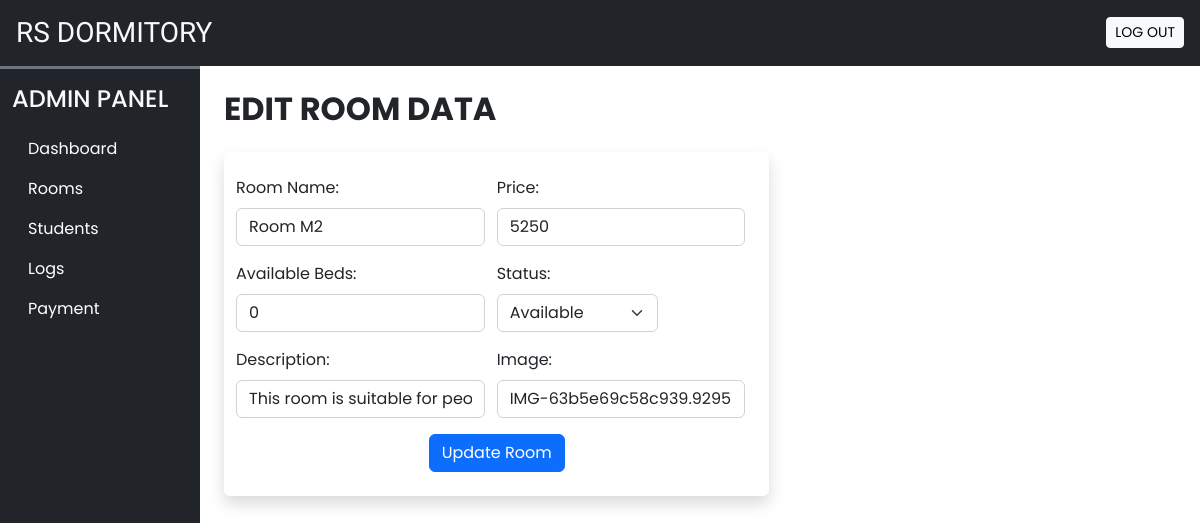
Page /function/editRoom.php?room_id=30 on the earlier database version.
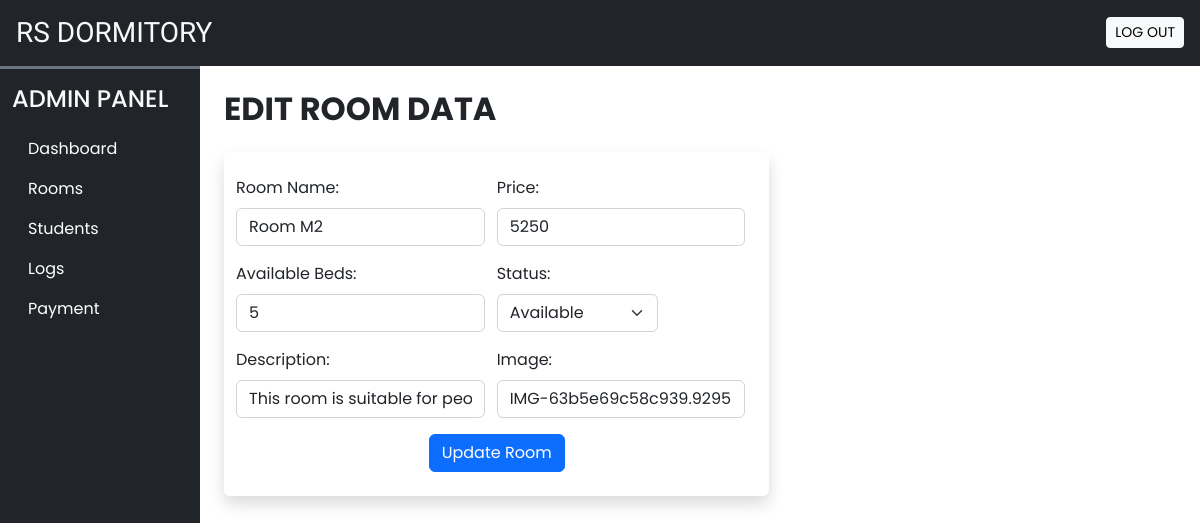
Same page on the later database version.
### tables this page shows
CREATE TABLE `room_data` (
  `room_id` int(10) UNSIGNED NOT NULL,
  `room_name` varchar(30) NOT NULL,
  `price` float NOT NULL,
  `available_beds` int(10) NOT NULL,
  `room_occupants` int(10) NOT NULL,
  `dorm_id` int(10) UNSIGNED NOT NULL,
  `status` text NOT NULL,
  `description` text NOT NULL,
  `image` text NOT NULL
);

### function/editRoom.php (the view, shortened to what this page needs)
<!DOCTYPE html>
<html>
<head>
    <?php require('../admin/inc/links.php'); ?>
</head>
<body>
    <?php require('header.php'); ?>
    <div class="container-fluid" id="main-content">
        <div class="row">
            <div class="col-lg-10 ms-auto p-4 overflow-hidden">
                <h2 class="fw-bold mb-4">EDIT ROOM DATA</h2>
                <div class="row">
                    <div class="col-md-7">
                        <?php
                        if (isset($_GET['room_id'])) {
                            $room_id = $_GET['room_id'];
                            $sql = "SELECT * FROM `room_data` WHERE room_id = $room_id";
                            $result = mysqli_query($conn, $sql);
                            if (mysqli_num_rows($result) > 0) {
                                $row = mysqli_fetch_assoc($result);
                                echo '
                                <div class="container-fluid">
                                    <div class="row">
                                            <div class="bg-white rounded shadow p-4">
                                                <form method="POST">
                                                    <div class="row" class="d-flex">
                                                        <div class="col-md-6 ps-0 mb-3">
                                                            <label class="form-label" for="room_name">Room Name:</label>
                                                            <input type="text" class="form-control shadow-none" id="room_name" name="room_name" value="' . $row['room_name'] . '">
                                                        </div>
                                                        <div class="col-md-6 ps-0 mb-3">
                                                            <label class="form-label" for="price">Price:</label>
                                                            <input type="number"  class="form-control shadow-none" id="price" name="price" value="' . $row['price'] . '">
                                                        </div>
                                                        <div class="col-md-6 ps-0 mb-3">
                                                            <label class="form-label" for="available_beds">Available Beds:</label>
                                                            <input type="text"  class="form-control shadow-none" id="available_beds" name="available_beds" value="' . $row['available_beds'] . '">
                                                        </div>
                                                        <div class="col-md-4 ps-0 mb-3">
                                                            <label class="form-label" for="status">Status: </label>
                                                            <select name="status" class="form-select shadow-none "  value="' . $row['status'] . '" >
                                                                <option value="Available">Available</option>
                                                            </select>
                                                        </div>
                                                        <div class="col-md-6 ps-0 mb-3">
                                                            <label class="form-label" for="description">Description:</label>
                                                            <input type="text"  class="form-control shadow-none" id="description" name="description" value="' . $row['description'] . '">
                                                        </div>
                                                        <div class="col-md-6 ps-0 mb-3">
                                                            <label class="form-label" for="image">Image:</label>
                                                            <input type="text"  class="form-control shadow-none" id="image" name="image" value="' . $row['image'] . '">
                                                        </div>
                                                    </div>
                                                    <div class="d-flex justify-content-evenly">
                                                    <button type="submit" name="submit" class="btn btn-md text-white btn-primary shadow-none">Update Room</button>
                                                    </div>
                                                 </form>
                                        </div>
                                    </div>
                                </div>';
                            }
                        }
                        ?>
                    </div>
                </div>
            </div>
        </div>
</body>
</html>

Differences in the rows shown:
changed room_data "Room M2": available_beds "0" → "5"
